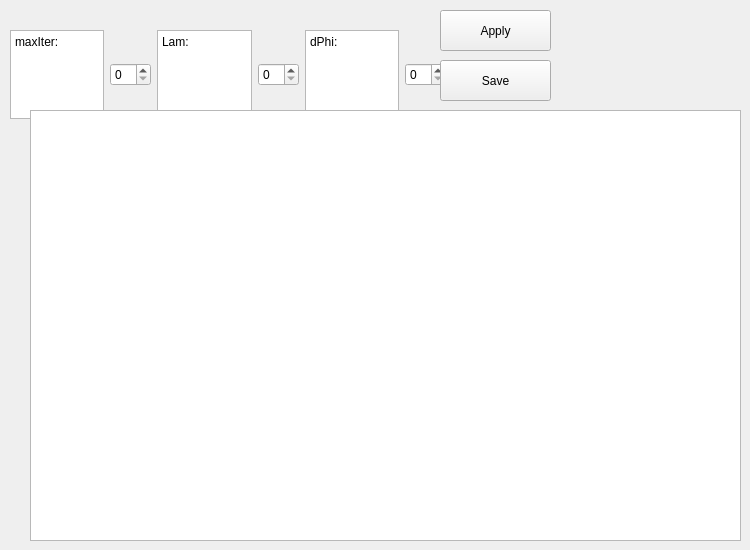
       <widget class="QWidget" name="Inversion">
        <attribute name="title">
         <string>Inversion</string>
        </attribute>
        <widget class="QWidget" name="layoutWidget_2">
         <property name="geometry">
          <rect>
           <x>10</x>
           <y>30</y>
           <width>436</width>
           <height>89</height>
          </rect>
         </property>
         <layout class="QHBoxLayout" name="horizontalLayout_4">
          <item>
           <widget class="QTextEdit" name="textEdit_8">
            <property name="html">
             <string>&lt;!DOCTYPE HTML PUBLIC &quot;-//W3C//DTD HTML 4.0//EN&quot; &quot;http://www.w3.org/TR/REC-html40/strict.dtd&quot;&gt;
&lt;html&gt;&lt;head&gt;&lt;meta name=&quot;qrichtext&quot; content=&quot;1&quot; /&gt;&lt;style type=&quot;text/css&quot;&gt;
p, li { white-space: pre-wrap; }
&lt;/style&gt;&lt;/head&gt;&lt;body style=&quot; font-family:'SimSun'; font-size:9pt; font-weight:400; font-style:normal;&quot;&gt;
&lt;p style=&quot; margin-top:0px; margin-bottom:0px; margin-left:0px; margin-right:0px; -qt-block-indent:0; text-indent:0px;&quot;&gt;maxIter:&lt;/p&gt;&lt;/body&gt;&lt;/html&gt;</string>
            </property>
           </widget>
          </item>
          <item>
           <widget class="QSpinBox" name="spinBox_8"/>
          </item>
          <item>
           <widget class="QTextEdit" name="textEdit_9">
            <property name="html">
             <string>&lt;!DOCTYPE HTML PUBLIC &quot;-//W3C//DTD HTML 4.0//EN&quot; &quot;http://www.w3.org/TR/REC-html40/strict.dtd&quot;&gt;
&lt;html&gt;&lt;head&gt;&lt;meta name=&quot;qrichtext&quot; content=&quot;1&quot; /&gt;&lt;style type=&quot;text/css&quot;&gt;
p, li { white-space: pre-wrap; }
&lt;/style&gt;&lt;/head&gt;&lt;body style=&quot; font-family:'SimSun'; font-size:9pt; font-weight:400; font-style:normal;&quot;&gt;
&lt;p style=&quot; margin-top:0px; margin-bottom:0px; margin-left:0px; margin-right:0px; -qt-block-indent:0; text-indent:0px;&quot;&gt;Lam:&lt;/p&gt;&lt;/body&gt;&lt;/html&gt;</string>
            </property>
           </widget>
          </item>
          <item>
           <widget class="QSpinBox" name="spinBox_11"/>
          </item>
          <item>
           <widget class="QTextEdit" name="textEdit_10">
            <property name="html">
             <string>&lt;!DOCTYPE HTML PUBLIC &quot;-//W3C//DTD HTML 4.0//EN&quot; &quot;http://www.w3.org/TR/REC-html40/strict.dtd&quot;&gt;
&lt;html&gt;&lt;head&gt;&lt;meta name=&quot;qrichtext&quot; content=&quot;1&quot; /&gt;&lt;style type=&quot;text/css&quot;&gt;
p, li { white-space: pre-wrap; }
&lt;/style&gt;&lt;/head&gt;&lt;body style=&quot; font-family:'SimSun'; font-size:9pt; font-weight:400; font-style:normal;&quot;&gt;
&lt;p style=&quot; margin-top:0px; margin-bottom:0px; margin-left:0px; margin-right:0px; -qt-block-indent:0; text-indent:0px;&quot;&gt;dPhi:&lt;/p&gt;&lt;/body&gt;&lt;/html&gt;</string>
            </property>
           </widget>
          </item>
          <item>
           <widget class="QSpinBox" name="spinBox_10"/>
          </item>
         </layout>
        </widget>
        <widget class="QPushButton" name="pushButton_5">
         <property name="geometry">
          <rect>
           <x>440</x>
           <y>10</y>
           <width>111</width>
           <height>41</height>
          </rect>
         </property>
         <property name="text">
          <string>Apply</string>
         </property>
        </widget>
        <widget class="QPushButton" name="pushButton_9">
         <property name="geometry">
          <rect>
           <x>440</x>
           <y>60</y>
           <width>111</width>
           <height>41</height>
          </rect>
         </property>
         <property name="text">
          <string>Save</string>
         </property>
        </widget>
        <widget class="QListView" name="listView_3">
         <property name="geometry">
          <rect>
           <x>30</x>
           <y>110</y>
           <width>711</width>
           <height>431</height>
          </rect>
         </property>
        </widget>
       </widget>
